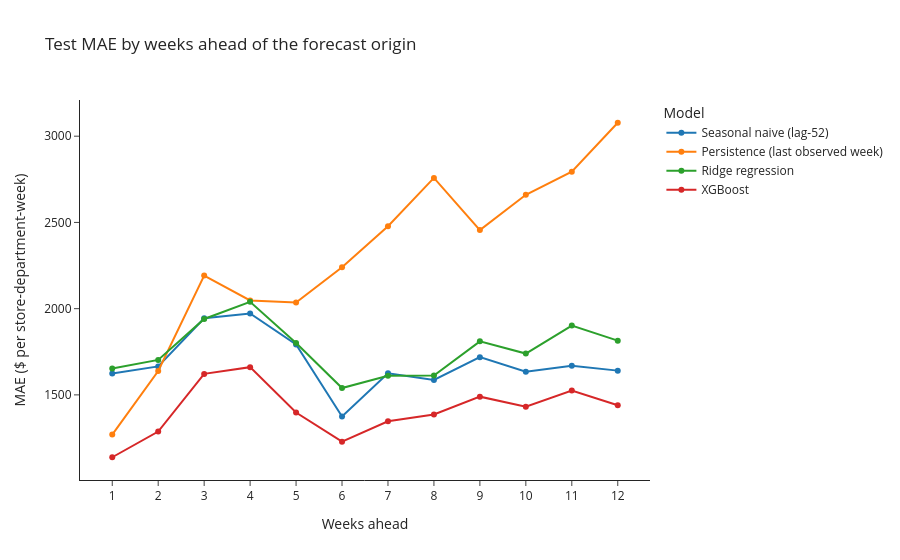

The cell this chart's notebook holds for it:
### Markdown cell above
### Error by weeks ahead

The table averages over all 12 weeks of the horizon. Splitting the error
by how many weeks ahead of the forecast origin each test week lies shows
how each method ages.

### Code cell
test["Pred_Ridge"] = ridge_pred
test["Pred_XGBoost"] = xgb_pred
test["WeeksAhead"] = (test["Date"] - cutoff).dt.days // 7

prediction_columns = {
    "Seasonal naive (lag-52)": "Pred_Seasonal",
    "Persistence (last observed week)": "Pred_Persistence",
    "Ridge regression": "Pred_Ridge",
    "XGBoost": "Pred_XGBoost",
}
mae_by_week = pd.DataFrame(
    {
        name: (test["Weekly_Sales"] - test[col]).abs().groupby(test["WeeksAhead"]).mean()
        for name, col in prediction_columns.items()
    }
)

fig = px.line(
    mae_by_week.reset_index().melt(
        id_vars="WeeksAhead", var_name="Model", value_name="MAE"
    ),
    x="WeeksAhead",
    y="MAE",
    color="Model",
    markers=True,
    title="Test MAE by weeks ahead of the forecast origin",
    labels={"WeeksAhead": "Weeks ahead", "MAE": "MAE ($ per store-department-week)"},
)
fig.update_xaxes(dtick=1)
fig.show()

mae_by_week.round(0)

### Figure 1 — Plotly figure (JSON) as saved in the notebook; plotly's stock layout.template omitted (floating-point values rounded to 4 significant figures)
{"data": [{"hovertemplate": "Model=Seasonal naive (lag-52)<br>Weeks ahead=%{x}<br>MAE ($ per store-department-week)=%{y}<extra></extra>", "legendgroup": "Seasonal naive (lag-52)", "line": {"color": "#1F77B4", "dash": "solid"}, "marker": {"symbol": "circle"}, "mode": "lines+markers", "name": "Seasonal naive (lag-52)", "orientation": "v", "showlegend": true, "type": "scatter", "x": [1, 2, 3, 4, 5, 6, 7, 8, 9, 10, 11, 12], "xaxis": "x", "y": [1624.0, 1665.0, 1944.0, 1972.0, 1792.0, 1375.0, 1625.0, 1587.0, 1719.0, 1634.0, 1669.0, 1641.0], "yaxis": "y"}, {"hovertemplate": "Model=Persistence (last observed week)<br>Weeks ahead=%{x}<br>MAE ($ per store-department-week)=%{y}<extra></extra>", "legendgroup": "Persistence (last observed week)", "line": {"color": "#FF7F0E", "dash": "solid"}, "marker": {"symbol": "circle"}, "mode": "lines+markers", "name": "Persistence (last observed week)", "orientation": "v", "showlegend": true, "type": "scatter", "x": [1, 2, 3, 4, 5, 6, 7, 8, 9, 10, 11, 12], "xaxis": "x", "y": [1270.0, 1639.0, 2192.0, 2048.0, 2035.0, 2240.0, 2478.0, 2758.0, 2455.0, 2660.0, 2794.0, 3078.0], "yaxis": "y"}, {"hovertemplate": "Model=Ridge regression<br>Weeks ahead=%{x}<br>MAE ($ per store-department-week)=%{y}<extra></extra>", "legendgroup": "Ridge regression", "line": {"color": "#2CA02C", "dash": "solid"}, "marker": {"symbol": "circle"}, "mode": "lines+markers", "name": "Ridge regression", "orientation": "v", "showlegend": true, "type": "scatter", "x": [1, 2, 3, 4, 5, 6, 7, 8, 9, 10, 11, 12], "xaxis": "x", "y": [1653.0, 1703.0, 1940.0, 2040.0, 1801.0, 1540.0, 1611.0, 1612.0, 1810.0, 1740.0, 1902.0, 1814.0], "yaxis": "y"}, {"hovertemplate": "Model=XGBoost<br>Weeks ahead=%{x}<br>MAE ($ per store-department-week)=%{y}<extra></extra>", "legendgroup": "XGBoost", "line": {"color": "#D62728", "dash": "solid"}, "marker": {"symbol": "circle"}, "mode": "lines+markers", "name": "XGBoost", "orientation": "v", "showlegend": true, "type": "scatter", "x": [1, 2, 3, 4, 5, 6, 7, 8, 9, 10, 11, 12], "xaxis": "x", "y": [1138.0, 1287.0, 1622.0, 1661.0, 1398.0, 1229.0, 1347.0, 1387.0, 1490.0, 1432.0, 1525.0, 1440.0], "yaxis": "y"}], "layout": {"legend": {"title": {"text": "Model"}, "tracegroupgap": 0}, "title": {"text": "Test MAE by weeks ahead of the forecast origin"}, "xaxis": {"anchor": "y", "domain": [0.0, 1.0], "dtick": 1, "title": {"text": "Weeks ahead"}}, "yaxis": {"anchor": "x", "domain": [0.0, 1.0], "title": {"text": "MAE ($ per store-department-week)"}}}}
